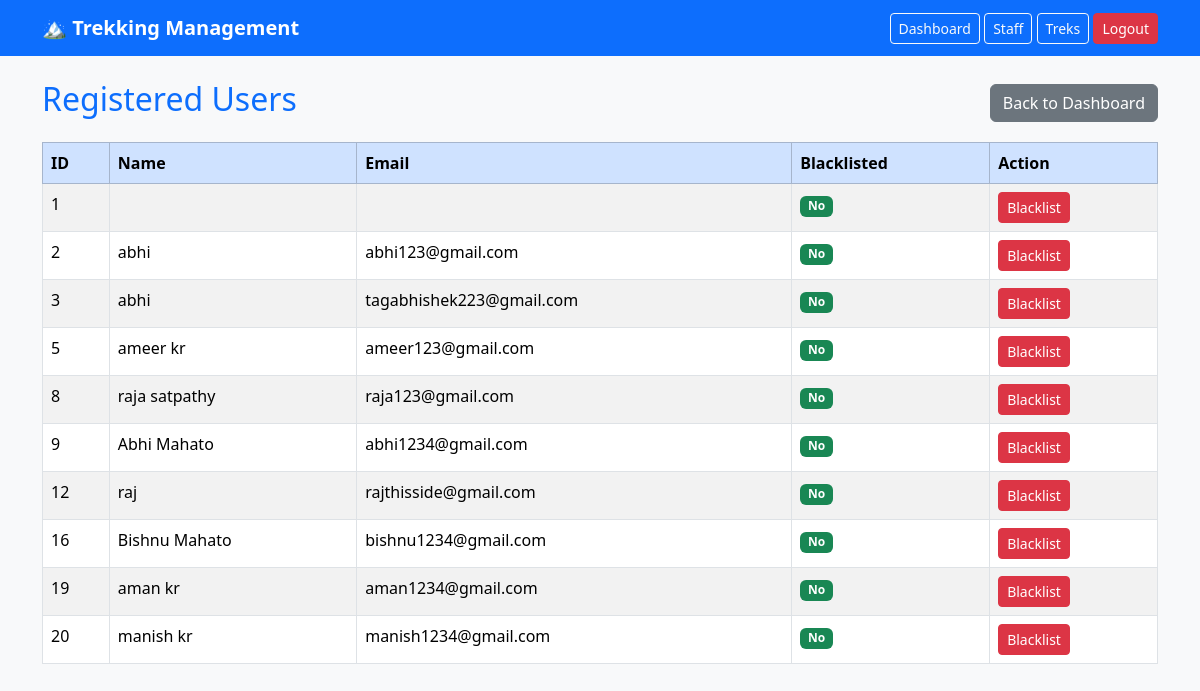
Screenshot of /view_users with the database file from the repository.
### models.py (models this page shows)
class User(db.Model):
    id = db.Column(db.Integer, primary_key=True)
    name = db.Column(db.String(100), nullable=False)
    email = db.Column(db.String(120), unique=True, nullable=False)
    password = db.Column(db.String(160), nullable=False)
    role = db.Column(db.String(20), nullable=False)
    is_approved = db.Column(db.Boolean, default=False)
    is_blacklisted = db.Column(db.Boolean, default=False)

### app.py (the view)
@app.route("/view_users")
def view_users():
    users = User.query.filter_by(role="User").all()
    return render_template(
        "view_users.html",
        users=users
    )

### templates/view_users.html (shortened to what this page needs)
<!DOCTYPE html>
<html lang="en">
<head>
    <link href="https://cdn.jsdelivr.net/npm/bootstrap@5.3.3/dist/css/bootstrap.min.css" rel="stylesheet">
</head>
<body class="bg-light">
<nav class="navbar navbar-expand-lg navbar-dark bg-primary">
    <div class="container">
        <a class="navbar-brand fw-bold">
            🏔 Trekking Management
        </a>
        <div>
            <a href="/admin" class="btn btn-outline-light btn-sm">
                Dashboard
            </a>
            <a href="/view_staff" class="btn btn-outline-light btn-sm">
                Staff
            </a>
            <a href="/view_treks" class="btn btn-outline-light btn-sm">
                Treks
            </a>
            <a href="/logout" class="btn btn-danger btn-sm">
                Logout
            </a>
        </div>
    </div>
</nav>
<div class="container mt-4">
    <div class="d-flex justify-content-between align-items-center mb-3">
        <h2 class="text-primary">
            Registered Users
        </h2>
        <a href="/admin" class="btn btn-secondary">
            Back to Dashboard
        </a>
    </div>
    <table class="table table-bordered table-striped table-hover">
        <thead class="table-primary">
            <tr>
                <th>ID</th>
                <th>Name</th>
                <th>Email</th>
                <th>Blacklisted</th>
                <th>Action</th>
            </tr>
        </thead>
        <tbody>
        {% for user in users %}
        <tr>
            <td>{{ user.id }}</td>
            <td>{{ user.name }}</td>
            <td>{{ user.email }}</td>
            <td>
                {% if user.is_blacklisted %}
                <span class="badge bg-danger">
                    Yes
                </span>
                {% else %}
                <span class="badge bg-success">
                    No
                </span>
                {% endif %}
            </td>
            <td>
                {% if not user.is_blacklisted %}
                <a href="/blacklist_user/{{ user.id }}"
                   class="btn btn-danger btn-sm">
                    Blacklist
                </a>
                {% else %}
                <a href="/unblacklist_user/{{ user.id }}"
                   class="btn btn-success btn-sm">
                    Unblacklist
                </a>
                {% endif %}
            </td>
        </tr>
        {% endfor %}
        </tbody>
    </table>
</div>
</body>
</html>

### rows the page displays
User: id "1", is_blacklisted "No"
User: id "2", name "abhi", email "abhi123@gmail.com", is_blacklisted "No"
User: id "3", name "abhi", email "tagabhishek223@gmail.com", is_blacklisted "No"
User: id "5", name "ameer kr", email "ameer123@gmail.com", is_blacklisted "No"
User: id "8", name "raja satpathy", email "raja123@gmail.com", is_blacklisted "No"
User: id "9", name "Abhi Mahato", email "abhi1234@gmail.com", is_blacklisted "No"
User: id "12", name "raj", email "rajthisside@gmail.com", is_blacklisted "No"
User: id "16", name "Bishnu Mahato", email "bishnu1234@gmail.com", is_blacklisted "No"
User: id "19", name "aman kr", email "aman1234@gmail.com", is_blacklisted "No"
User: id "20", name "manish kr", email "manish1234@gmail.com", is_blacklisted "No"
